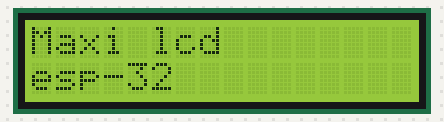
A sketch run on a simulated ESP32. On the bench: 16×2 character LCD. What the sketch prints to the serial monitor is not drawn.

Above: at 0.1 s.
At 1.1 s:
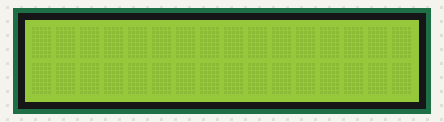
At 1.7 s:
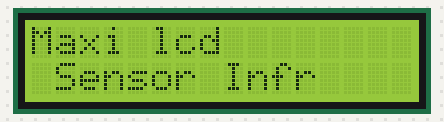

Measured:
- what the display in image 1 shows lasts 0.5 s, from 1.1 s to 1.6 s
- what the display in image 2 shows lasts 3.0 s, from 1.6 s to 4.6 s

The sketch:

hola_mundo_sp32.ino
```cpp
#include <Wire.h>
#include <LiquidCrystal_I2C.h>

//Crear el objeto lcd  dirección  0x3F y 16 columnas x 2 filas
LiquidCrystal_I2C lcd(0x27,16,2);  //

void setup() {
  // Inicializar el LCD
  lcd.init();
  Serial.begin(115200);
  Serial.println("esto es el setup");
  Serial.println("Linea nueva despues");

  //Encender la luz de fondo.
  lcd.backlight();

  // Escribimos el Mensaje en el LCD en una posición  central.
  lcd.setCursor(0,0);
  lcd.print("Maxi lcd");
  lcd.setCursor(0, 1);
  lcd.print("esp-32");
  delay(1000);
}

void loop() {
  //desplazamos una posición a la izquierda
  lcd.clear();delay (500);
  lcd.setCursor(0,0);
  lcd.print("Maxi lcd");
  Serial.println("entro en el loop");
  lcd.setCursor(1,1);
  lcd.print("Sensor Infr");
  delay (3000);
}
```
